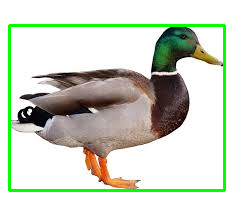
#> input picture output.png, 247 x 204 px
$ python -i evaluate_methods.py   (imports and definitions only)
#> lines starting #> are read from the running program, lines starting #| are printed output that depends on the picture; after the words box and inside, x2 and y2 are one past the last pixel; in counts of white or black regions, pixels touching at a corner belong together
#!/usr/bin/env python3
"""
Evaluate 3 methods (Contours, CLIP+SAM, U²-Net) against a user-drawn box.
This version embeds all configuration at the top so you can just run:
    python /mnt/data/evaluate_methods.py
"""

from pathlib import Path
import os, sys, io, json, time, re, contextlib, importlib.util, shutil
import numpy as np
import cv2


SAMPLE_PATH = Path("img_4170.png")

BACKGROUND_PATH = Path("img_4169.png")

OUT_DIR = Path("eval_out")


MAIN4_PATH = Path("main4.py")
MAIN5_PATH = Path("main5.py")


SAM_CHECKPOINT = Path("sam_vit_b_01ec64.pth")


"""
Evaluate 3 methods (Contours, CLIP+SAM, U²-Net) against a user-drawn box.
This version embeds all configuration at the top so you can just run:
    python /mnt/data/evaluate_methods.py
"""


CONTOURS_NONWHITE_THRESH = 240
CONTOURS_DIFF_THRESH = 10


MAIN3_PATH = Path("main3.py")
# [27 lines left out: function save_method_overlay, not called in this run]

def method_contours(sample_path, background_path=None,
                    thresh_nonwhite=240, diff_thresh=10):
    """
    Improved contours detector:
      - Crops a thin border to avoid edge-flood artifacts
      - Tries nonwhite threshold; if it floods, tries Otsu/adaptive
      - Rejects near full-frame boxes and tiny specks via area limits
    Returns bbox (x1,y1,x2,y2) or None
    """
#> called with sample_path = 'output.png', thresh_nonwhite = 240, diff_thresh = 10
    img = cv2.imread(str(sample_path), cv2.IMREAD_COLOR)
#> img is the input picture: shape (204, 247, 3); mean B, G, R 199.3, 213.9, 206.9
    if img is None:
        return None

    H, W = img.shape[:2]
#> H = 204; W = 247
    IMG_AREA = float(H * W)
#> IMG_AREA = 50388


    BORDER = max(2, int(0.003 * min(H, W)))
#> BORDER = 2
    MIN_AREA_FRAC = 0.001
    MAX_AREA_FRAC = 0.90


    work = img.copy()
    roi = work[BORDER:H-BORDER, BORDER:W-BORDER]
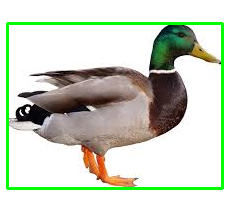
#> roi: shape (200, 243, 3); mean B, G, R 197.3, 212.4, 205.1
    if roi.size == 0:
        roi = work  # fallback if image is tiny

    def postprocess_and_bbox(binmask):
        """Find external contours in mask, return bbox in full-image coordinates."""
        if binmask is None or binmask.size == 0:
            return None
        cnts, _ = cv2.findContours(binmask, cv2.RETR_EXTERNAL, cv2.CHAIN_APPROX_SIMPLE)
        if not cnts:
            return None

        c = max(cnts, key=cv2.contourArea)
        x,y,w,h = cv2.boundingRect(c)


        x1 = int(x + BORDER)
        y1 = int(y + BORDER)
        x2 = int(x + w + BORDER)
        y2 = int(y + h + BORDER)


        box_area = float(w * h)
        if box_area < MIN_AREA_FRAC * IMG_AREA:
            return None
        if box_area > MAX_AREA_FRAC * IMG_AREA:
            return None


        if (x1 == 0 or y1 == 0) and (box_area > 0.5 * IMG_AREA):
            return None

        return (x1, y1, x2, y2)

    if background_path:
        bg = cv2.imread(str(background_path), cv2.IMREAD_COLOR)
        if bg is not None:
            if bg.shape != img.shape:
                work = cv2.resize(work, (bg.shape[1], bg.shape[0]))
                H, W = work.shape[:2]
                IMG_AREA = float(H * W)
                roi = work[BORDER:H-BORDER, BORDER:W-BORDER]
                if roi.size == 0:
                    roi = work
                bg = cv2.resize(bg, (W, H))
            # LAB diff + threshold
            bg_blur = cv2.GaussianBlur(bg, (5,5), 0)
            im_blur = cv2.GaussianBlur(work, (5,5), 0)
            diff = cv2.absdiff(cv2.cvtColor(bg_blur, cv2.COLOR_BGR2LAB),
                               cv2.cvtColor(im_blur, cv2.COLOR_BGR2LAB))
            g = cv2.cvtColor(diff, cv2.COLOR_BGR2GRAY)
            _, th = cv2.threshold(g, diff_thresh, 255, cv2.THRESH_BINARY)
            th = th[BORDER:H-BORDER, BORDER:W-BORDER]
            # Clean up
            kernel = np.ones((3,3), np.uint8)
            th = cv2.morphologyEx(th, cv2.MORPH_OPEN, kernel, iterations=1)
            th = cv2.morphologyEx(th, cv2.MORPH_CLOSE, kernel, iterations=1)
            bb = postprocess_and_bbox(th)
            if bb is not None:
                return bb


    gray = cv2.cvtColor(roi, cv2.COLOR_BGR2GRAY)
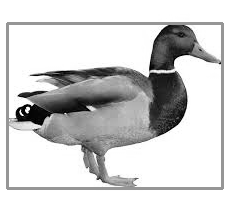
#> gray: shape (200, 243); min 0, max 255, mean 208.5


    _, th1 = cv2.threshold(gray, thresh_nonwhite, 255, cv2.THRESH_BINARY_INV)
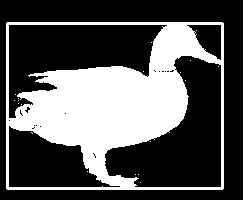
#> th1: shape (200, 243); 33.7% white; 20 white regions (19 under 20 px), largest, box (x1, y1, x2, y2) and area: (6, 22, 224, 190) 16357
    kernel = np.ones((3,3), np.uint8)
    th1 = cv2.morphologyEx(th1, cv2.MORPH_OPEN, kernel, iterations=1)
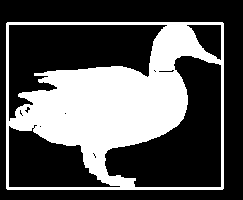
#> th1: shape (200, 243); 33.5% white; 1 white region, box (x1, y1, x2, y2) and area: (6, 22, 224, 190) 16296
    th1 = cv2.morphologyEx(th1, cv2.MORPH_CLOSE, kernel, iterations=1)
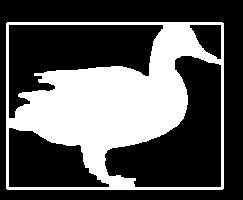
#> th1: shape (200, 243); 33.8% white; 1 white region, box (x1, y1, x2, y2) and area: (6, 22, 224, 190) 16406
    bb = postprocess_and_bbox(th1)
#> in postprocess_and_bbox, `cnts, _ = cv2.findContours(binmask, cv2.RETR_EXTERNAL, cv2.CHAIN_APPRO..`: cnts = 1 item
#> in postprocess_and_bbox, `c = max(cnts, key=cv2.contourArea)`: c = [[7, 22], [6, 23], [6, 188], [7, 189], [222, 189], [223, 188], [223, 23], [222, 22]]
#> in postprocess_and_bbox, `x,y,w,h = cv2.boundingRect(c)`: x = 6; y = 22; w = 218; h = 168
#> in postprocess_and_bbox, `x1 = int(x + BORDER)`: x1 = 8
#> in postprocess_and_bbox, `y1 = int(y + BORDER)`: y1 = 24
#> in postprocess_and_bbox, `x2 = int(x + w + BORDER)`: x2 = 226
#> in postprocess_and_bbox, `y2 = int(y + h + BORDER)`: y2 = 192
#> in postprocess_and_bbox, `box_area = float(w * h)`: box_area = 36624
#> bb = (8, 24, 226, 192)
    if bb is not None:
        return bb


    blur = cv2.GaussianBlur(gray, (5,5), 0)
    _, th2 = cv2.threshold(blur, 0, 255, cv2.THRESH_BINARY_INV + cv2.THRESH_OTSU)
    th2 = cv2.morphologyEx(th2, cv2.MORPH_OPEN, kernel, iterations=1)
    th2 = cv2.morphologyEx(th2, cv2.MORPH_CLOSE, kernel, iterations=1)
    bb = postprocess_and_bbox(th2)
    if bb is not None:
        return bb


    th3 = cv2.adaptiveThreshold(
        blur, 255, cv2.ADAPTIVE_THRESH_GAUSSIAN_C, cv2.THRESH_BINARY_INV,
        blockSize=25 if min(H, W) > 300 else 11, C=2
    )
    th3 = cv2.morphologyEx(th3, cv2.MORPH_OPEN, kernel, iterations=1)
    th3 = cv2.morphologyEx(th3, cv2.MORPH_CLOSE, kernel, iterations=1)
    bb = postprocess_and_bbox(th3)
    if bb is not None:
        return bb


    return None


# [16 lines left out: functions ensure_dir, iou_xyxy, not called in this run]

def to_xyxy(x, y, w, h):
    return (int(x), int(y), int(x+w), int(y+h))

def from_xyxy(b):
    x1,y1,x2,y2 = b
    return (int(x1), int(y1), int(x2-x1), int(y2-y1))

# [303 lines left out: functions draw_compare, select_user_box, method_contours_via_main3, import_from, method_clip_sam, method_u2net and 1 more, not called in this run]

# [2 lines not run here, left out]

>>> result = method_contours('output.png')
#> result = (8, 24, 226, 192)

$ run again, on TEST4.jpg
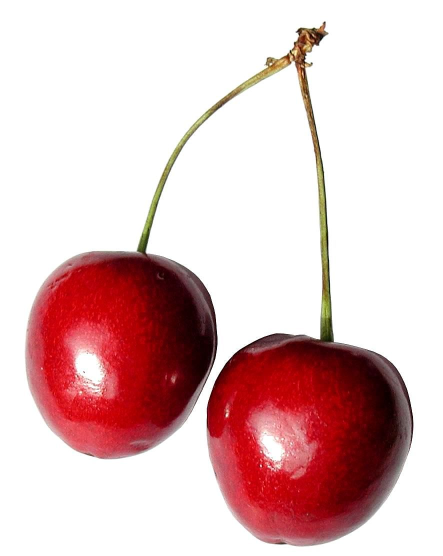
#> input picture TEST4.jpg, 886 x 1112 px (shown at 1/2 size)
#> in method_contours, img is the input picture: shape (1112, 886, 3); mean B, G, R 193.8, 193.2, 225
#> in method_contours, `gray = cv2.cvtColor(roi, cv2.COLOR_BGR2GRAY)`:
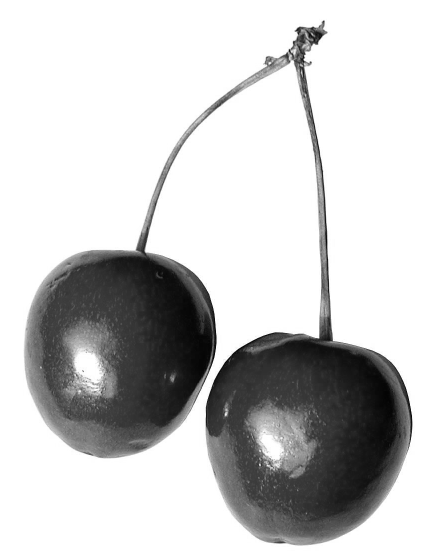
#> gray: shape (1108, 882) (shown at 1/2 size); min 1, max 255, mean 202.4
#> in method_contours, `_, th1 = cv2.threshold(gray, thresh_nonwhite, 255, cv2.THRESH_BINARY_I..`:
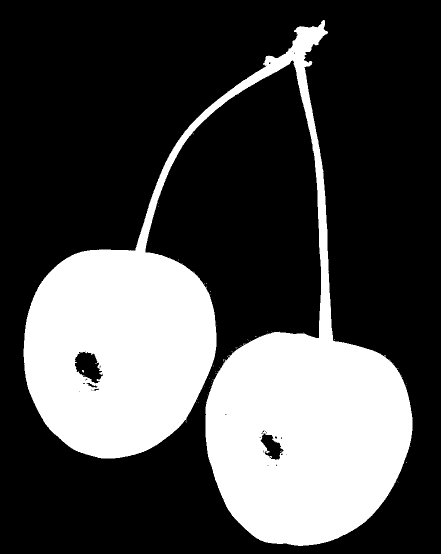
#> th1: shape (1108, 882) (shown at 1/2 size); 29.5% white; 64 white regions (63 under 20 px), largest, box (x1, y1, x2, y2) and area: (47, 40, 825, 1092) 287717
#> cnts = 1 contour; box (x1, y1, x2, y2) and area: (47, 40, 825, 1092) 288968
#> c = contour of 2126 points, box (x1, y1, x2, y2) (47, 40, 825, 1092), area 288968
#> x = 47; y = 40; w = 778; h = 1052
#> x1 = 49
#> y1 = 42
#> x2 = 827
#> y2 = 1094
#> box_area = 818456
#> bb = (49, 42, 827, 1094)
